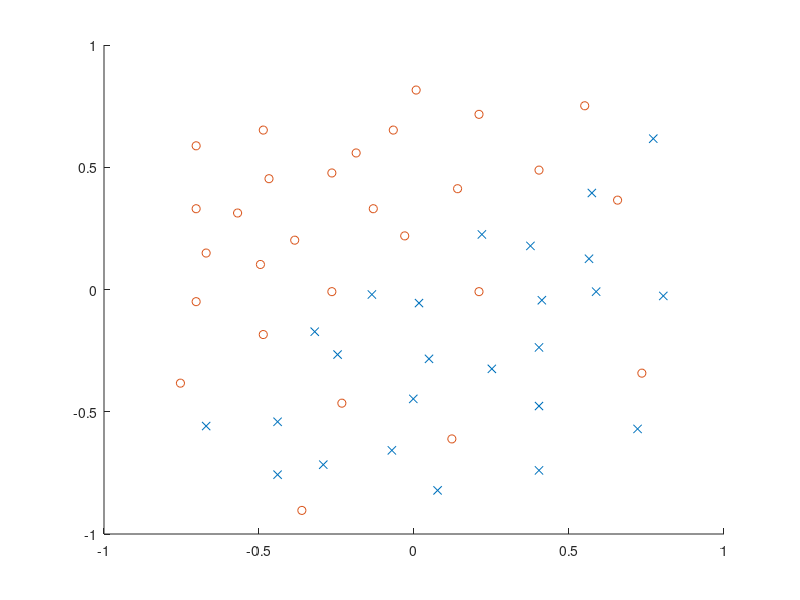

MATLAB code for this plot: (Note: this script raises an error after producing the figure.)
clc;
clear;
close all;

data = load('example_dataset_2.mat');
x = data.('data');
y = data.('labels');
x = x';

class1 = x(y == 1, :);
class2 = x(y == -1, :);

figure;
scatter(class1(:, 1), class1(:, 2), 'x');
hold on;
scatter(class2(:, 1), class2(:, 2), 'o');
% lambda = 0.001;
lambda=1e-2;
% lambda= exp(1) - 2;
% lambda= exp(1)^2;
[model] = train_dual_soft(x, y, lambda);
plot_data(model,y,x',strcat('Dual problem for soft margin, lambda: ', num2str(lambda)));



lambda= 1;
% lambda= exp(1) - 2;
% lambda= exp(1)^2;
[model] = train_dual_soft(x, y, lambda);
plot_data(model,y,x',strcat('Dual problem for soft margin, lambda: ', num2str(lambda)));

lambda=1e2;
% lambda= exp(1) - 2;
% lambda= exp(1)^2;
[model] = train_dual_soft(x, y, lambda);
plot_data(model,y,x',strcat('Dual problem for soft margin, lambda: ', num2str(lambda)));

lambda=10;
% lambda= exp(1) - 2;
% lambda= exp(1)^2;
[model] = train_dual_soft(x, y, lambda);
plot_data(model,y,x',strcat('Dual problem for soft margin, lambda: ', num2str(lambda)));

disp('Values of u')
disp(horzcat(model.u,(roundn( y.* (x * model.weights + model.bias),-3)<=1)));
